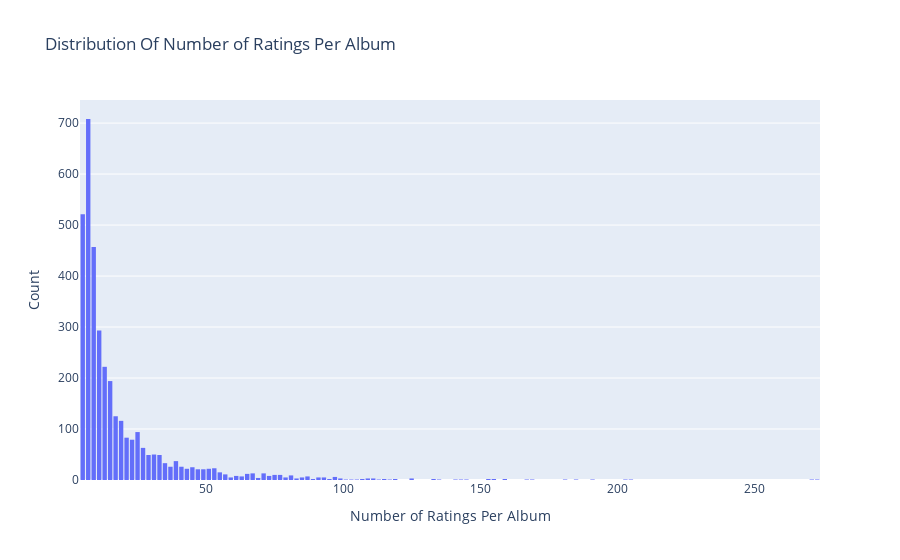

Notebook cell for this chart:
### Markdown cell above
### b) Numbers of ratings per album

### Code cell
# Number of ratings per movie
data = ratingsdf.groupby('itemID')['rating'].count()

# Create trace
trace = go.Histogram(x = data.values,
                     name = 'Ratings',
                     xbins = dict(start = 0,size = 2))
# Create layout
layout = go.Layout(title = 'Distribution Of Number of Ratings Per Album',
                   xaxis = dict(title = 'Number of Ratings Per Album'),
                   yaxis = dict(title = 'Count'),
                   bargap = 0.2)

# Create plot
fig = go.Figure(data=[trace], layout=layout)
iplot(fig)

### Figure 1 — Plotly figure (JSON) as saved in the notebook; plotly's stock layout.template omitted (floating-point values rounded to 4 significant figures; data arrays with more than 128 entries replaced by an {"elided": "..."} marker saying what was removed)
{"data": [{"name": "Ratings", "type": "histogram", "x": {"elided": "3568 int values"}, "xbins": {"size": 2, "start": 0}}], "layout": {"bargap": 0.2, "title": {"text": "Distribution Of Number of Ratings Per Album"}, "xaxis": {"title": {"text": "Number of Ratings Per Album"}}, "yaxis": {"title": {"text": "Count"}}}}
